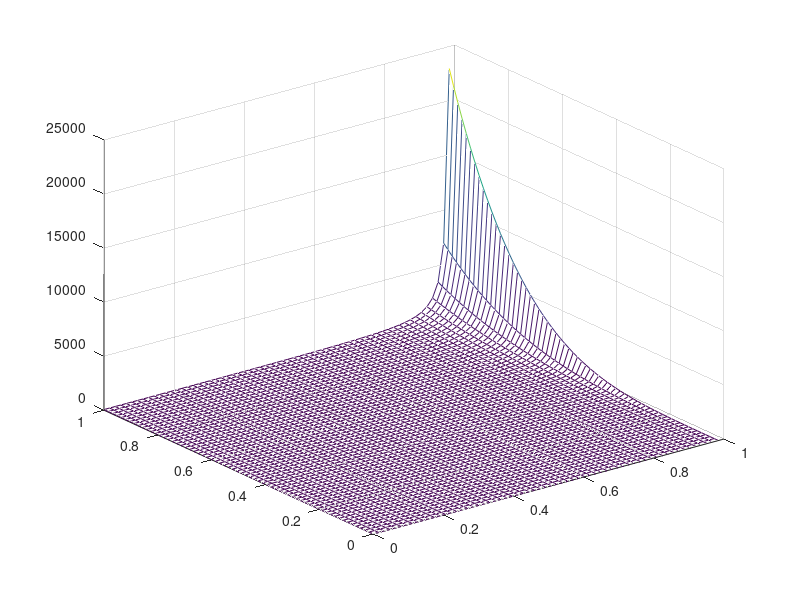

Write MATLAB code to recreate this figure.
1

function [F] = F_Schlick(f0, f90, u)
	F = repmat(f0, size(f0, 2), size(f0, 1)) + (f90 - f0) * transpose(power(1.0 - u, 5.0));
endfunction

function [D] = D_GGX(NdotH, roughness)
  a = power(roughness, 2.0);
	a2 = power(a, 2.0);
	f = power(NdotH, 2.0) * (transpose(a2) - 1.0) + 1.0;
	D = repmat(a2, size(a2, 2), size(a2, 1)) * transpose(1./power(f, 2.0));
endfunction

function [G] = G_SchlickGGX(NdotV, roughness)
    a = roughness;
    k = power(a, 2.0);
    nom   = NdotV;
    denom = NdotV * transpose((1.0 - k)) + repmat(k, size(k, 2), size(k, 1));
    G = repmat(nom, size(nom, 2), size(nom, 1)) * transpose(1./ denom);
endfunction

function [V] = V_Smith(NdotV, NdotL, roughness)
    ggx2 = G_SchlickGGX(NdotV, roughness);
    ggx1 = G_SchlickGGX(NdotL, roughness);
    V = ggx1 * transpose(ggx2);
endfunction

tx = ty = linspace (0, 1, 64)';
[xx, yy] = meshgrid (tx, ty);
tz = D_GGX(tx, ty);
mesh (tx, ty, tz);